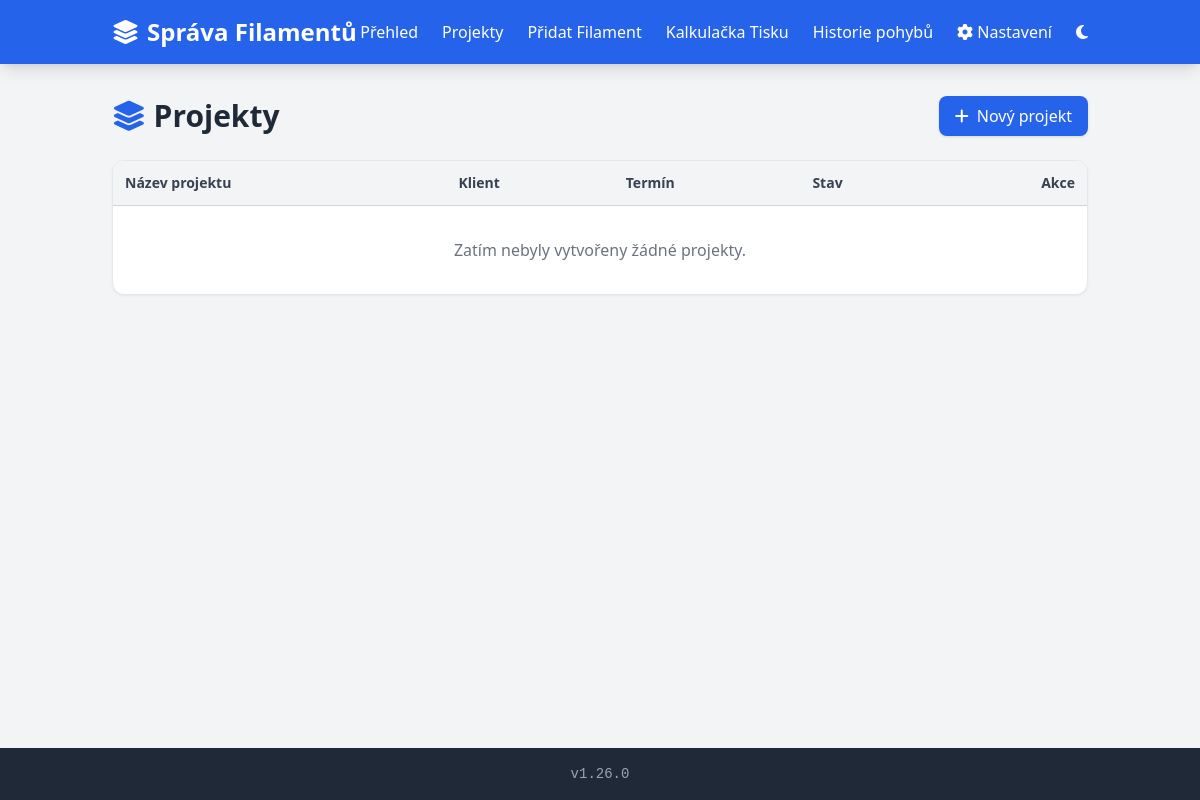
Page /projects on the earlier database version.
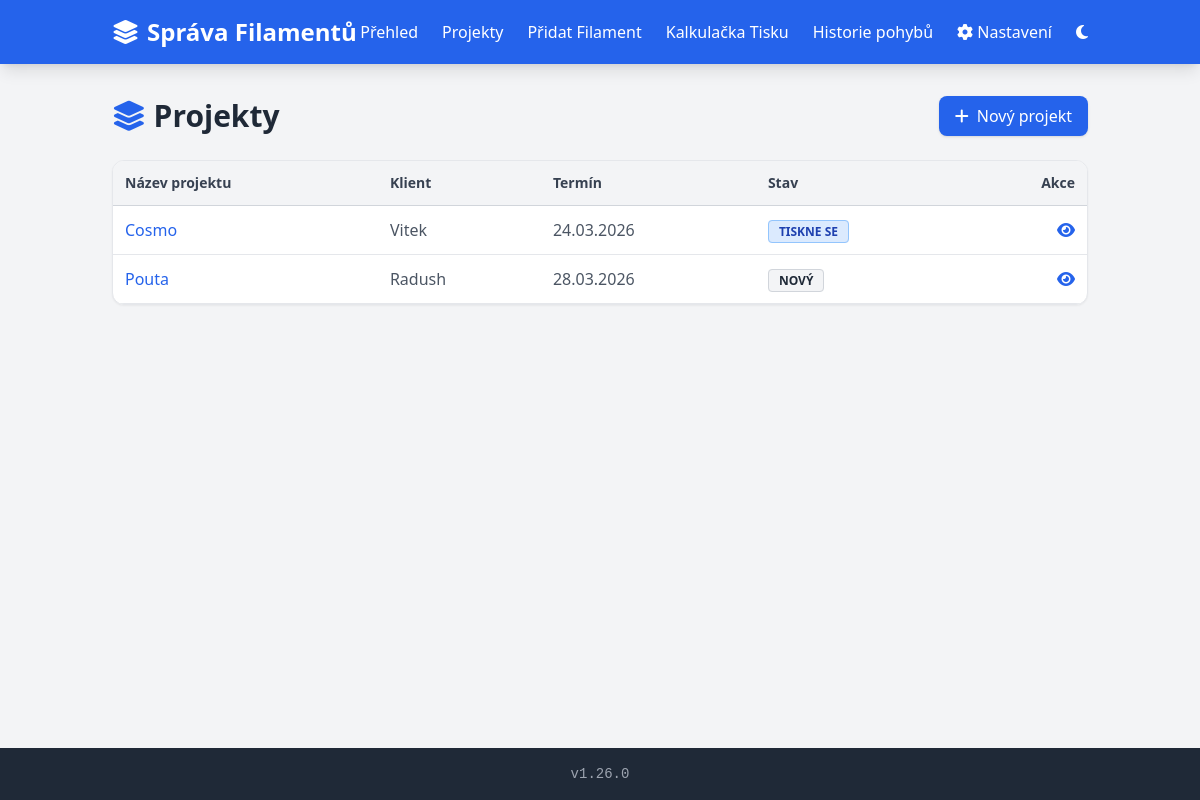
Same page on the later database version.
### models.py (models this page shows)
class Project(db.Model):
    id = db.Column(db.Integer, primary_key=True)
    name = db.Column(db.String(200), nullable=False)
    description = db.Column(db.Text, nullable=True)
    created_at = db.Column(db.DateTime, default=datetime.utcnow)
    due_date = db.Column(db.DateTime, nullable=True)
    client_name = db.Column(db.String(100), nullable=True)
    estimated_print_time = db.Column(db.Integer, default=0) # in minutes
    status = db.Column(db.String(20), default='NEW') # NEW, PRINTING, DONE

### routes/projects.py (the view)
    @app.route('/projects')
    def projects_index():
        sort_by = request.args.get('sort_by', 'due_date')
        if sort_by == 'due_date':
            order_expr = [db.case((Project.due_date == None, 1), else_=0), Project.due_date.asc()]
        elif sort_by == 'client':
            order_expr = [Project.client_name.asc()]
        elif sort_by == 'status':
            order_expr = [Project.status.asc()]
        elif sort_by == 'created':
            order_expr = [Project.created_at.desc()]
        else:
            order_expr = [Project.created_at.desc()]
        projects = Project.query.order_by(*order_expr).all()
        return render_template('projects_index.html', projects=projects, sort_by=sort_by)

### utils.py (called while the page is built)
def get_settings():
    return AppSetting.query.first()

### templates/projects_index.html
{% extends 'base.html' %}
{% block content %}
<div class="mb-6 flex flex-col md:flex-row justify-between items-start md:items-center gap-4">
    <h1 class="text-3xl font-bold text-gray-800"><i class="fa-solid fa-layer-group text-blue-600"></i> {{ t('projects') }}</h1>
    <a href="{{ url_for('project_create') }}" class="bg-blue-600 hover:bg-blue-700 text-white px-4 py-2 rounded-lg shadow transition flex items-center gap-2">
        <i class="fa-solid fa-plus"></i> {{ t('project_create') }}
    </a>
</div>
<div class="bg-white rounded-xl shadow-sm border border-gray-200 overflow-hidden mb-6">
    <div class="overflow-x-auto">
        <table class="w-full text-left border-collapse">
            <thead>
                <tr class="bg-gray-100 border-b border-gray-300 text-sm">
                    <th class="p-3 font-semibold text-gray-700">
                        <a href="{{ url_for('projects_index', sort_by='name') }}" class="hover:text-blue-600 flex items-center gap-1">{{ t('project_name') }}</a>
                    </th>
                    <th class="p-3 font-semibold text-gray-700">
                        <a href="{{ url_for('projects_index', sort_by='client') }}" class="hover:text-blue-600 flex items-center gap-1">{{ t('project_client') }}</a>
                    </th>
                    <th class="p-3 font-semibold text-gray-700">
                        <a href="{{ url_for('projects_index', sort_by='due_date') }}" class="hover:text-blue-600 flex items-center gap-1">{{ t('project_due_date') }}</a>
                    </th>
                    <th class="p-3 font-semibold text-gray-700">
                        <a href="{{ url_for('projects_index', sort_by='status') }}" class="hover:text-blue-600 flex items-center gap-1">{{ t('project_status') }}</a>
                    </th>
                    <th class="p-3 font-semibold text-gray-700 text-right">{{ t('action') }}</th>
                </tr>
            </thead>
            <tbody>
                {% for p in projects %}
                <tr class="border-b border-gray-200 hover:bg-gray-50 transition">
                    <td class="p-3 font-medium text-gray-800">
                        <a href="{{ url_for('project_detail', id=p.id) }}" class="text-blue-600 hover:underline">{{ p.name }}</a>
                    </td>
                    <td class="p-3 text-gray-600">{{ p.client_name or '-' }}</td>
                    <td class="p-3 text-gray-600">
                        {% if p.due_date %}
                            {{ p.due_date.strftime('%d.%m.%Y') }}
                        {% else %}
                            -
                        {% endif %}
                    </td>
                    <td class="p-3">
                        {% if p.status == 'NEW' %}
                            <span class="bg-gray-100 text-gray-800 text-xs font-semibold px-2.5 py-0.5 rounded border border-gray-300">{{ t('status_new') }}</span>
                        {% elif p.status == 'PRINTING' %}
                            <span class="bg-blue-100 text-blue-800 text-xs font-semibold px-2.5 py-0.5 rounded border border-blue-300">{{ t('status_printing') }}</span>
                        {% elif p.status == 'DONE' %}
                            <span class="bg-green-100 text-green-800 text-xs font-semibold px-2.5 py-0.5 rounded border border-green-300">{{ t('status_done') }}</span>
                        {% endif %}
                    </td>
                    <td class="p-3 text-right">
                        <a href="{{ url_for('project_detail', id=p.id) }}" class="text-blue-600 hover:text-blue-800" title="{{ t('project_detail') }}">
                            <i class="fa-solid fa-eye"></i>
                        </a>
                    </td>
                </tr>
                {% else %}
                <tr>
                    <td colspan="5" class="p-8 text-center text-gray-500">{{ t('project_no_projects') }}</td>
                </tr>
                {% endfor %}
            </tbody>
        </table>
    </div>
</div>
{% endblock %}

Differences in the rows shown:
added Project: name "Cosmo", client_name "Vitek", due_date "24.03.2026", t "TISKNE SE"
added Project: name "Pouta", client_name "Radush", due_date "28.03.2026", t "NOVÝ"
Other differences:
{{ t('project_no_projects') }}: "Zatím nebyly vytvořeny žádné projekty." → (not shown)
